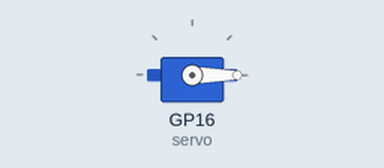
Simulated run of this program. Board: Raspberry Pi Pico running MicroPython. On the bench: servo. Servo angles are drawn from the pulse width (0.5 ms = 0°, 2.5 ms = 180°).

Above: at 0.05 s.
At 2.05 s:
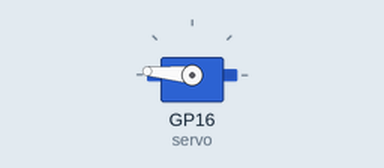
At 4.0 s:
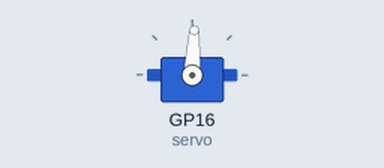
Timing chart, 0 to 5.2 s (numbered marks = the images above):
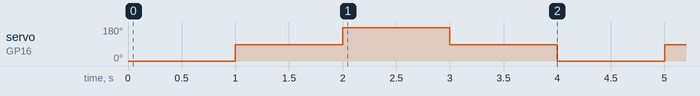

The program:

motor-servo.py
```python
#
# ラズベリーパイ・ラズベリーパイPicoでサーボ―モーターの使い方
# https://raspi-school.com/servo/
#
from machine import PWM, Pin
from time import sleep

PWM_PIN = 16

servo = PWM(Pin(PWM_PIN))
servo.freq(50)


def angle(degree):
    return int((degree * 0.097 / 180 + 0.025) * 65535)


while True:
    servo.duty_u16(angle(0))
    sleep(1)
    servo.duty_u16(angle(90))
    sleep(1)
    servo.duty_u16(angle(180))
    sleep(1)
    servo.duty_u16(angle(90))
    sleep(1)
```

Measured:
- by itself, servo on GP16 (servo): repeats every 4.0 s: 175° 1.0 s, 87° 1.0 s, 0° 1.0 s, 87° 1.0 s
